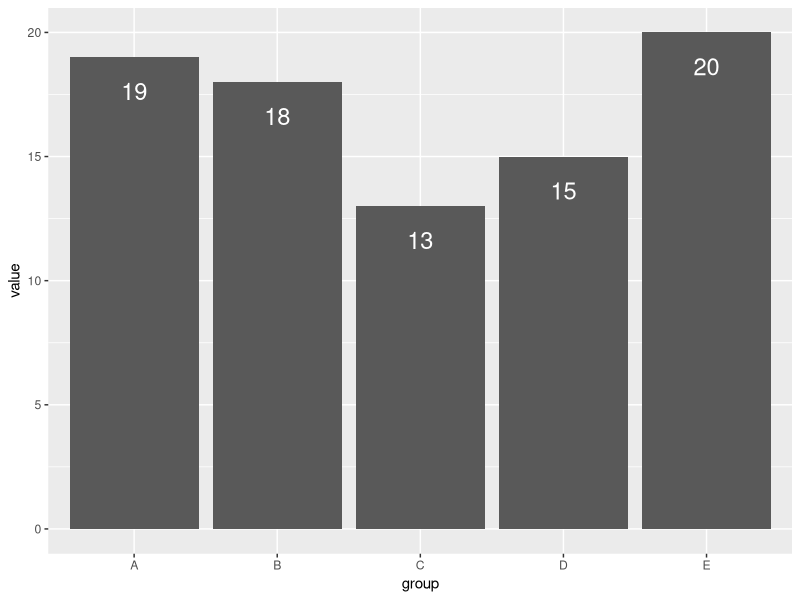
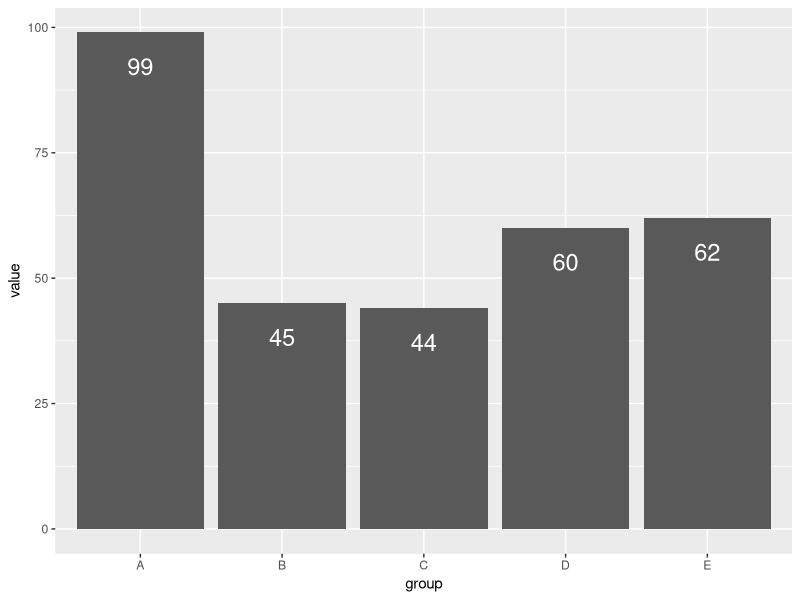

The R source for these figures, in order:
## ---- chunk 1
#| label: leaving-the-house-definition
leaving_the_house <- function() {}
## ---- chunk 2
#| label: leaving-the-house-calls 
today <- leaving_the_house()
today

tomorrow <- leaving_the_house()
tomorrow
## ---- chunk 3
#| label: setup 
library(dplyr)
library(ggplot2)

data1 <- structure(
    list(group = c("A", "B", "C", "D", "E"), value = c(19, 18, 13, 15, 20)),
    row.names = c(NA, -5L),
    class = c("tbl_df", "tbl", "data.frame")
)

data1
## ---- chunk 4
#| label: labels-definition-1
label_nudge <- function(y) {
    # do your calculations here
    # when you're ready, replace 0 with your return value
    offset <- 0.05 * max(y)

    return(y - offset)
}

label_nudge(data1$value)
## ---- chunk 5
#| label: label-plot-1
data1$y_nudge <- label_nudge(data1$value)
ggplot(data1, aes(x = group, y = value)) +
    geom_col() +
    geom_text(
        aes(label = value, y = y_nudge),
        color = "white",
        size = 6,
        vjust = 1
    )
# vjust is the vertical justification; vjust = 1 means labels will be aligned at the top
## ---- chunk 6
#| label: label-plot-new-range 
data2 <- structure(
    list(group = c("A", "B", "C", "D", "E"), value = c(99, 45, 44, 60, 62)),
    row.names = c(NA, -5L),
    class = c("tbl_df", "tbl", "data.frame")
)

data2
## ---- chunk 7
#| label: label-plot-new-range-result
data2$y_nudge <- label_nudge(data2$value)

ggplot(data2, aes(x = group, y = value)) +
    geom_col() +
    geom_text(
        aes(label = value, y = y_nudge),
        color = "white",
        size = 6,
        vjust = 1
    )
## ---- chunk 8
#| label: fmt-values 
percent_vals <- c(0.05, 0.1, 0.512, 0.678) # want 5%, 10%, 51%, 68%
dollar_vals <- c(100, 110.70, 823, 1123) # want $100; $111; $823; $1,123
comma_vals <- c(2345, 10123.4, 999, 1205) # want 2,345; 10,123; 999; 1,205
## ---- chunk 9
#| label: fmt-functions-1
# define functions here
percent1 <- function(x) {}
percent1(percent_vals)

dollar1 <- function(x) {}
dollar1(dollar_vals)

comma1 <- function(x) {}
comma1(comma_vals)
## ---- chunk 10
#| label: function-factories
number <- scales::label_number()
class(number)
## ---- chunk 11
#| label: scales-example 
decimal <- scales::label_number(accuracy = 0.01)
decimal(c(1.234, 5.1, 10.999))
